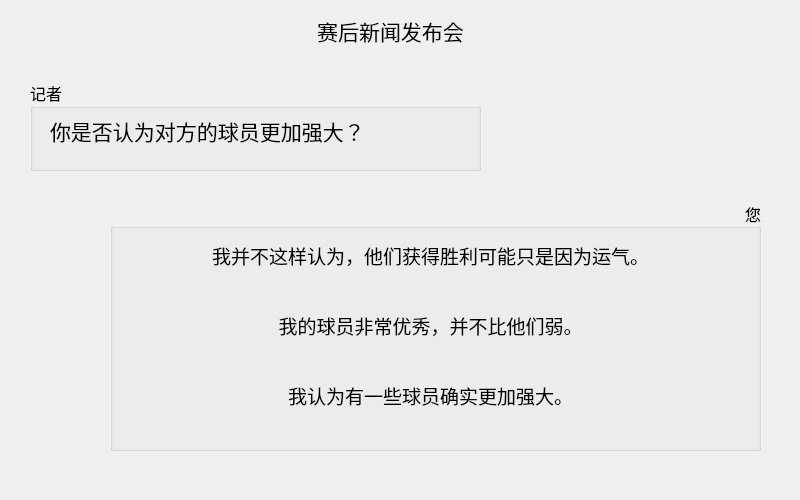
<?xml version="1.0" encoding="UTF-8"?>
<ui version="4.0">
 <class>afterGameFailDialog_4</class>
 <widget class="QDialog" name="afterGameFailDialog_4">
  <property name="geometry">
   <rect>
    <x>0</x>
    <y>0</y>
    <width>800</width>
    <height>500</height>
   </rect>
  </property>
  <property name="windowTitle">
   <string>Dialog</string>
  </property>
  <widget class="QLabel" name="label">
   <property name="geometry">
    <rect>
     <x>180</x>
     <y>10</y>
     <width>421</width>
     <height>41</height>
    </rect>
   </property>
   <property name="font">
    <font>
     <family>等线</family>
     <pointsize>16</pointsize>
    </font>
   </property>
   <property name="text">
    <string>赛后新闻发布会</string>
   </property>
   <property name="alignment">
    <set>Qt::AlignCenter</set>
   </property>
  </widget>
  <widget class="QGroupBox" name="groupBox">
   <property name="geometry">
    <rect>
     <x>30</x>
     <y>80</y>
     <width>451</width>
     <height>91</height>
    </rect>
   </property>
   <property name="font">
    <font>
     <family>等线</family>
     <pointsize>12</pointsize>
    </font>
   </property>
   <property name="title">
    <string>记者</string>
   </property>
   <widget class="QLabel" name="label_2">
    <property name="geometry">
     <rect>
      <x>20</x>
      <y>30</y>
      <width>431</width>
      <height>41</height>
     </rect>
    </property>
    <property name="font">
     <font>
      <family>楷体</family>
      <pointsize>16</pointsize>
     </font>
    </property>
    <property name="text">
     <string>你是否认为对方的球员更加强大？</string>
    </property>
   </widget>
  </widget>
  <widget class="QGroupBox" name="groupBox_2">
   <property name="geometry">
    <rect>
     <x>110</x>
     <y>200</y>
     <width>651</width>
     <height>251</height>
    </rect>
   </property>
   <property name="font">
    <font>
     <family>等线</family>
     <pointsize>12</pointsize>
    </font>
   </property>
   <property name="title">
    <string>您</string>
   </property>
   <property name="alignment">
    <set>Qt::AlignRight|Qt::AlignTrailing|Qt::AlignVCenter</set>
   </property>
   <widget class="QToolButton" name="toolButton">
    <property name="geometry">
     <rect>
      <x>40</x>
      <y>30</y>
      <width>561</width>
      <height>51</height>
     </rect>
    </property>
    <property name="font">
     <font>
      <family>楷体</family>
      <pointsize>14</pointsize>
     </font>
    </property>
    <property name="text">
     <string>我并不这样认为，他们获得胜利可能只是因为运气。</string>
    </property>
    <property name="autoRaise">
     <bool>true</bool>
    </property>
   </widget>
   <widget class="QToolButton" name="toolButton_2">
    <property name="geometry">
     <rect>
      <x>40</x>
      <y>100</y>
      <width>561</width>
      <height>51</height>
     </rect>
    </property>
    <property name="font">
     <font>
      <family>楷体</family>
      <pointsize>14</pointsize>
     </font>
    </property>
    <property name="text">
     <string>我的球员非常优秀，并不比他们弱。</string>
    </property>
    <property name="autoRaise">
     <bool>true</bool>
    </property>
   </widget>
   <widget class="QToolButton" name="toolButton_3">
    <property name="geometry">
     <rect>
      <x>40</x>
      <y>170</y>
      <width>561</width>
      <height>51</height>
     </rect>
    </property>
    <property name="font">
     <font>
      <family>楷体</family>
      <pointsize>14</pointsize>
     </font>
    </property>
    <property name="text">
     <string>我认为有一些球员确实更加强大。</string>
    </property>
    <property name="autoRaise">
     <bool>true</bool>
    </property>
   </widget>
  </widget>
 </widget>
 <resources/>
 <connections/>
</ui>
